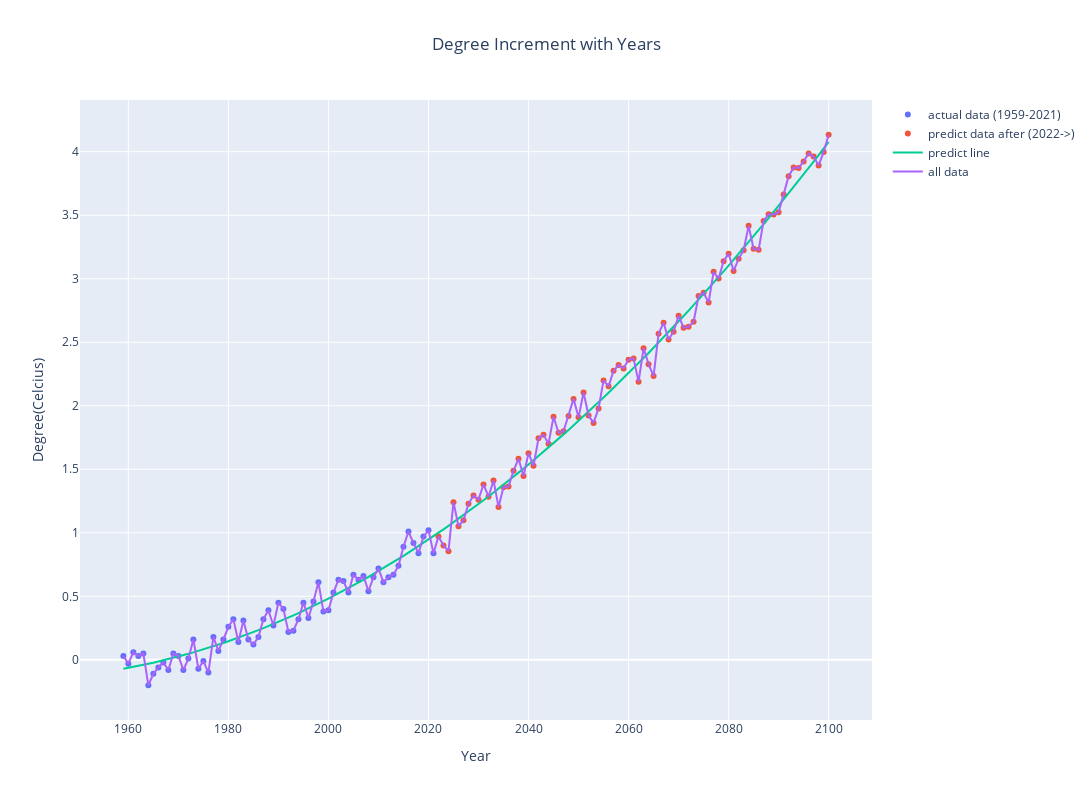

Notebook source saved alongside this figure:
### Code cell
yend_true_end = yearend
year_predict_end = 2101


all_years = np.linspace(yearstart, year_predict_end-1,year_predict_end - yearstart )


# pdict = np.empty(0,dtype=np.float64)
# pdict_scatter = np.empty(0,dtype=np.float64)

degree_predict  = np.polyval(coef, all_years[yend_true_end-yearstart+1:] )

# add normal noise
for y in range(0, year_predict_end - yend_true_end - 1):
    degree_predict[y] += np.random.normal(avg, std)


pdict_line      = np.polyval(coef, all_years) 


fig = go.Figure()
fig.add_traces(go.Scatter(x=all_years[:yend_true_end-yearstart+1], y=degree,mode = "markers", name = "actual data (1959-2021)"))
fig.add_traces(go.Scatter(x=all_years[yend_true_end-yearstart+1:], y=degree_predict,mode = "markers",  name = "predict data after (2022->)"))

fig.add_traces(go.Scatter(x=all_years, y=pdict_line, mode = "lines", name = "predict line"))


all_degrees = np.append(degree, degree_predict)
fig.add_traces(go.Scatter(x=all_years, y=all_degrees, mode = "lines", name = "all data"))


fig.update_layout(
        xaxis = dict(
            title = "Year"
        ),
        yaxis = dict(
            title = "Degree(Celcius)"
        ),
        title='Degree Increment with Years',
        title_x=0.5,
        # autosize=False,
        width=1800,
        height=800,
    )
fig.show()

### Figure 1 — Plotly figure (JSON) as saved in the notebook; plotly's stock layout.template omitted (floating-point values rounded to 4 significant figures; data arrays with more than 128 entries replaced by an {"elided": "..."} marker saying what was removed)
{"data": [{"mode": "markers", "name": "actual data (1959-2021)", "type": "scatter", "x": [1959, 1960, 1961, 1962, 1963, 1964, 1965, 1966, 1967, 1968, 1969, 1970, 1971, 1972, 1973, 1974, 1975, 1976, 1977, 1978, 1979, 1980, 1981, 1982, 1983, 1984, 1985, 1986, 1987, 1988, 1989, 1990, 1991, 1992, 1993, 1994, 1995, 1996, 1997, 1998, 1999, 2000, 2001, 2002, 2003, 2004, 2005, 2006, 2007, 2008, 2009, 2010, 2011, 2012, 2013, 2014, 2015, 2016, 2017, 2018, 2019, 2020, 2021], "y": [0.03, -0.03, 0.06, 0.03, 0.05, -0.2, -0.11, -0.06, -0.02, -0.08, 0.05, 0.03, -0.08, 0.01, 0.16, -0.07, -0.01, -0.1, 0.18, 0.07, 0.16, 0.26, 0.32, 0.14, 0.31, 0.16, 0.12, 0.18, 0.32, 0.39, 0.27, 0.45, 0.4, 0.22, 0.23, 0.32, 0.45, 0.33, 0.46, 0.61, 0.38, 0.39, 0.53, 0.63, 0.62, 0.53, 0.67, 0.63, 0.66, 0.54, 0.65, 0.72, 0.61, 0.65, 0.67, 0.74, 0.89, 1.01, 0.92, 0.84, 0.97, 1.02, 0.84]}, {"mode": "markers", "name": "predict data after (2022->)", "type": "scatter", "x": [2022, 2023, 2024, 2025, 2026, 2027, 2028, 2029, 2030, 2031, 2032, 2033, 2034, 2035, 2036, 2037, 2038, 2039, 2040, 2041, 2042, 2043, 2044, 2045, 2046, 2047, 2048, 2049, 2050, 2051, 2052, 2053, 2054, 2055, 2056, 2057, 2058, 2059, 2060, 2061, 2062, 2063, 2064, 2065, 2066, 2067, 2068, 2069, 2070, 2071, 2072, 2073, 2074, 2075, 2076, 2077, 2078, 2079, 2080, 2081, 2082, 2083, 2084, 2085, 2086, 2087, 2088, 2089, 2090, 2091, 2092, 2093, 2094, 2095, 2096, 2097, 2098, 2099, 2100], "y": [0.9712, 0.9005, 0.8552, 1.241, 1.052, 1.099, 1.228, 1.293, 1.261, 1.381, 1.284, 1.412, 1.204, 1.359, 1.364, 1.488, 1.583, 1.448, 1.626, 1.527, 1.745, 1.771, 1.702, 1.913, 1.787, 1.8, 1.919, 2.054, 1.909, 2.104, 1.923, 1.865, 1.979, 2.2, 2.153, 2.276, 2.32, 2.294, 2.363, 2.372, 2.189, 2.453, 2.328, 2.234, 2.568, 2.653, 2.522, 2.583, 2.709, 2.614, 2.622, 2.661, 2.864, 2.89, 2.813, 3.055, 3.001, 3.139, 3.197, 3.061, 3.157, 3.224, 3.416, 3.236, 3.227, 3.455, 3.507, 3.506, 3.523, 3.664, 3.808, 3.876, 3.872, 3.924, 3.987, 3.961, 3.892, 3.998, 4.134]}, {"mode": "lines", "name": "predict line", "type": "scatter", "x": {"elided": "142 int values"}, "y": {"elided": "142 float values"}}, {"mode": "lines", "name": "all data", "type": "scatter", "x": {"elided": "142 int values"}, "y": {"elided": "142 float values"}}], "layout": {"height": 800, "title": {"text": "Degree Increment with Years", "x": 0.5}, "width": 1800, "xaxis": {"title": {"text": "Year"}}, "yaxis": {"title": {"text": "Degree(Celcius)"}}}}
